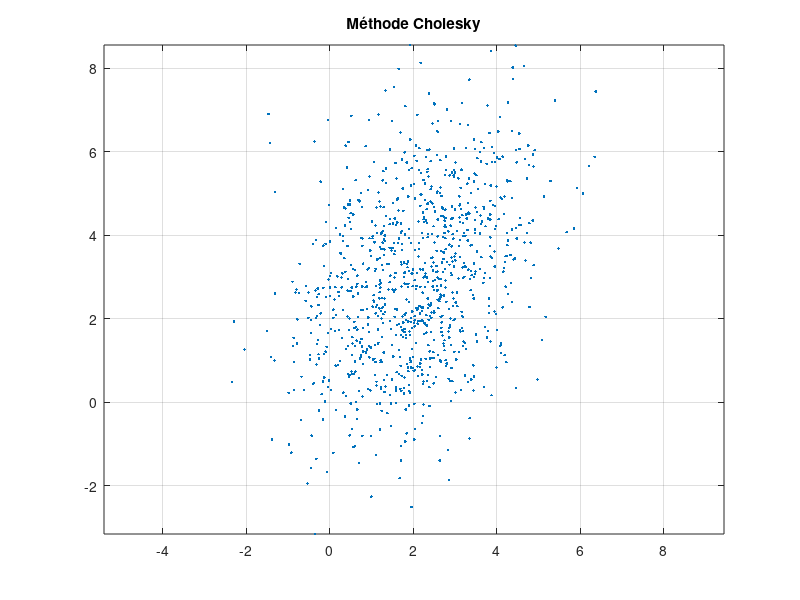

This figure's MATLAB source: (Note: this script raises an error after producing the figure.)
clear;
close all;
clc;

K = 1000;

m = [2 3];
R = [2 1 ; 1 4];

x = randn(K,2);              
cho = chol(R,'lower');
y = (cho * x.').' + m;        

figure;
plot(y(:,1), y(:,2), '.');
axis equal; grid on; hold on;
title('Méthode Cholesky');
trace_ellipse(mean(y).', cov(y), 0.9,'r');
trace_ellipse(mean(y).', cov(y), 0.99,'r');
hold off;